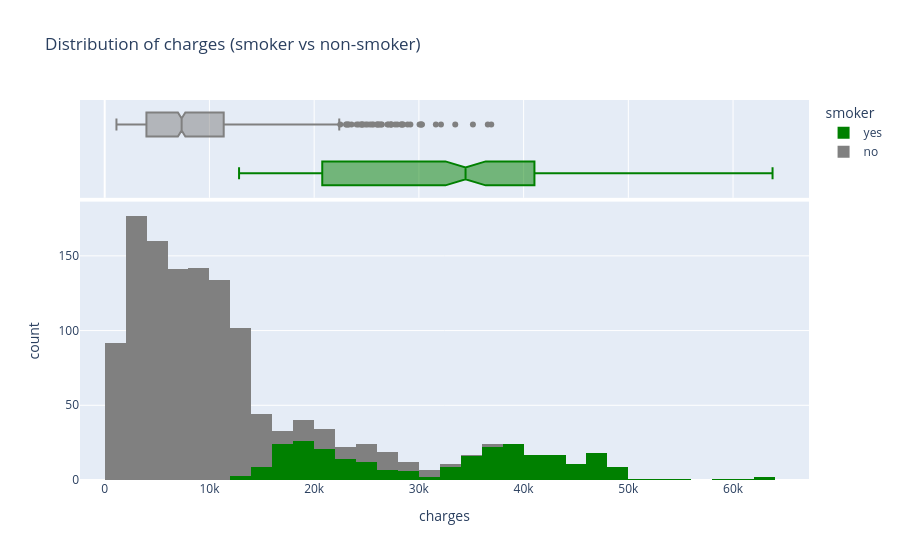

Notebook cell for this chart:
### Markdown cell above
### Charges

### Code cell
fig = px.histogram(
    medical,
    x="charges",
    marginal="box",
    color="smoker",
    color_discrete_sequence=["green", "gray"],
    title="Distribution of charges (smoker vs non-smoker)"
)

fig.show()

### Figure 1 — Plotly figure (JSON) as saved in the notebook; plotly's stock layout.template omitted (floating-point values rounded to 4 significant figures; data arrays with more than 128 entries replaced by an {"elided": "..."} marker saying what was removed)
{"data": [{"bingroup": "x", "hovertemplate": "smoker=yes<br>charges=%{x}<br>count=%{y}<extra></extra>", "legendgroup": "yes", "marker": {"color": "green", "pattern": {"shape": ""}}, "name": "yes", "orientation": "v", "showlegend": true, "type": "histogram", "x": {"elided": "274 float values"}, "xaxis": "x", "yaxis": "y"}, {"hovertemplate": "smoker=yes<br>charges=%{x}<extra></extra>", "legendgroup": "yes", "marker": {"color": "green"}, "name": "yes", "notched": true, "showlegend": false, "type": "box", "x": {"elided": "274 float values"}, "xaxis": "x2", "yaxis": "y2"}, {"bingroup": "x", "hovertemplate": "smoker=no<br>charges=%{x}<br>count=%{y}<extra></extra>", "legendgroup": "no", "marker": {"color": "gray", "pattern": {"shape": ""}}, "name": "no", "orientation": "v", "showlegend": true, "type": "histogram", "x": {"elided": "1064 float values"}, "xaxis": "x", "yaxis": "y"}, {"hovertemplate": "smoker=no<br>charges=%{x}<extra></extra>", "legendgroup": "no", "marker": {"color": "gray"}, "name": "no", "notched": true, "showlegend": false, "type": "box", "x": {"elided": "1064 float values"}, "xaxis": "x2", "yaxis": "y2"}], "layout": {"autosize": true, "barmode": "relative", "legend": {"title": {"text": "smoker"}, "tracegroupgap": 0}, "title": {"text": "Distribution of charges (smoker vs non-smoker)"}, "xaxis": {"anchor": "y", "autorange": true, "domain": [0, 1], "range": [-2359.0, 67250.0], "title": {"text": "charges"}, "type": "linear"}, "xaxis2": {"anchor": "y2", "autorange": true, "domain": [0, 1], "matches": "x", "range": [-2359.0, 67250.0], "showgrid": true, "showticklabels": false, "type": "linear"}, "yaxis": {"anchor": "x", "autorange": true, "domain": [0, 0.7326], "range": [0, 186.3], "title": {"text": "count"}}, "yaxis2": {"anchor": "x2", "autorange": true, "domain": [0.7426, 1], "matches": "y2", "range": [-0.5, 1.5], "showgrid": false, "showline": false, "showticklabels": false, "ticks": "", "type": "category"}}}
